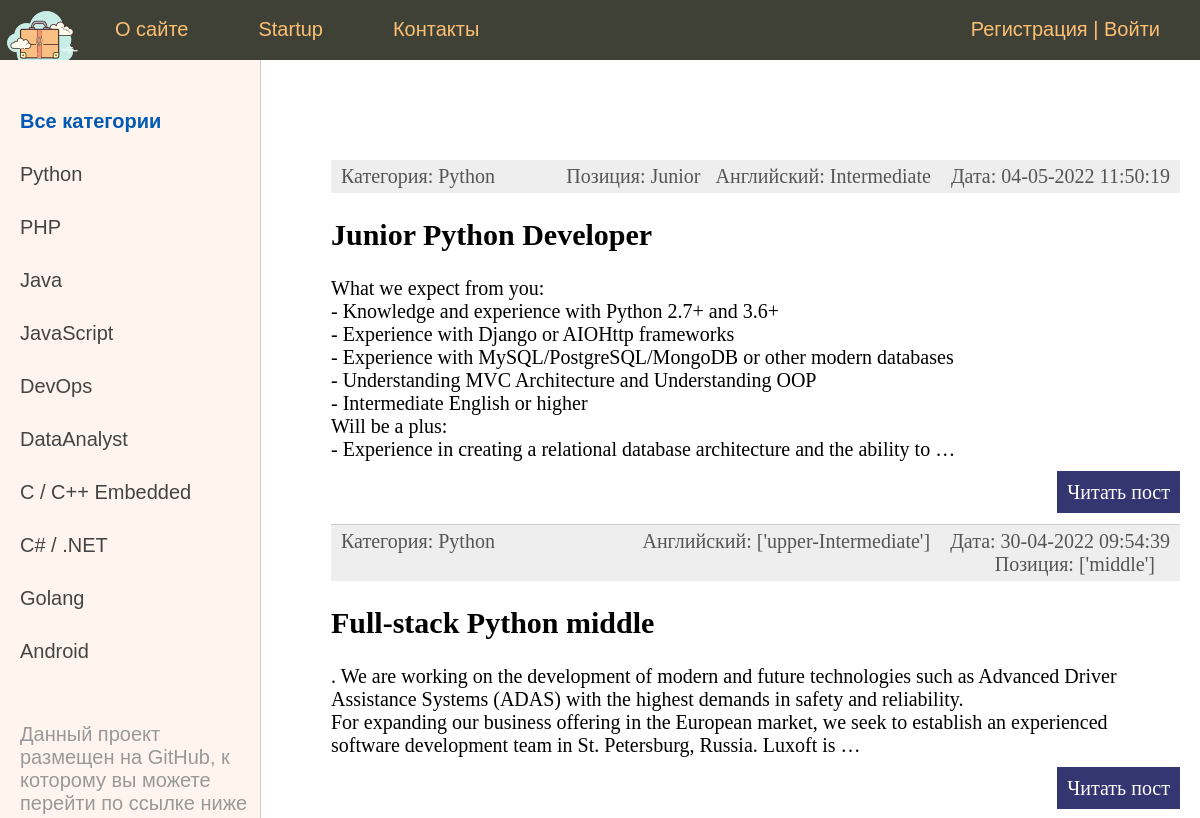
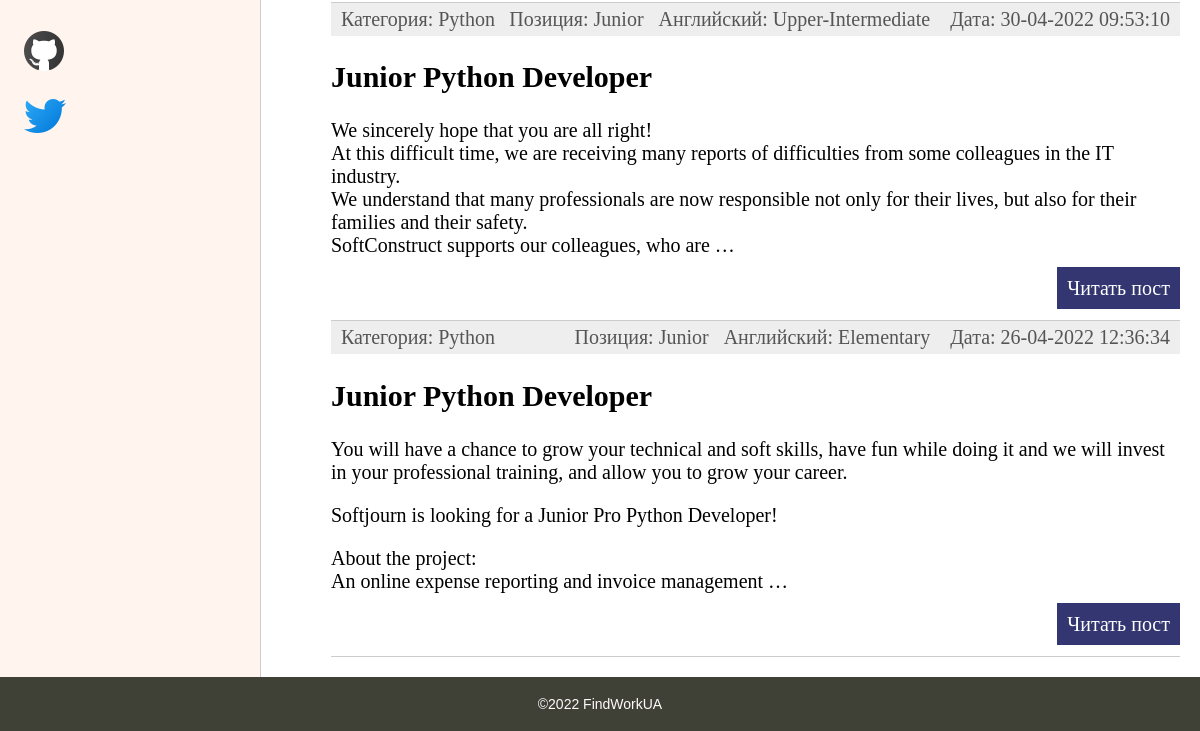
The app's page /, older data (2 pictures, top to bottom).
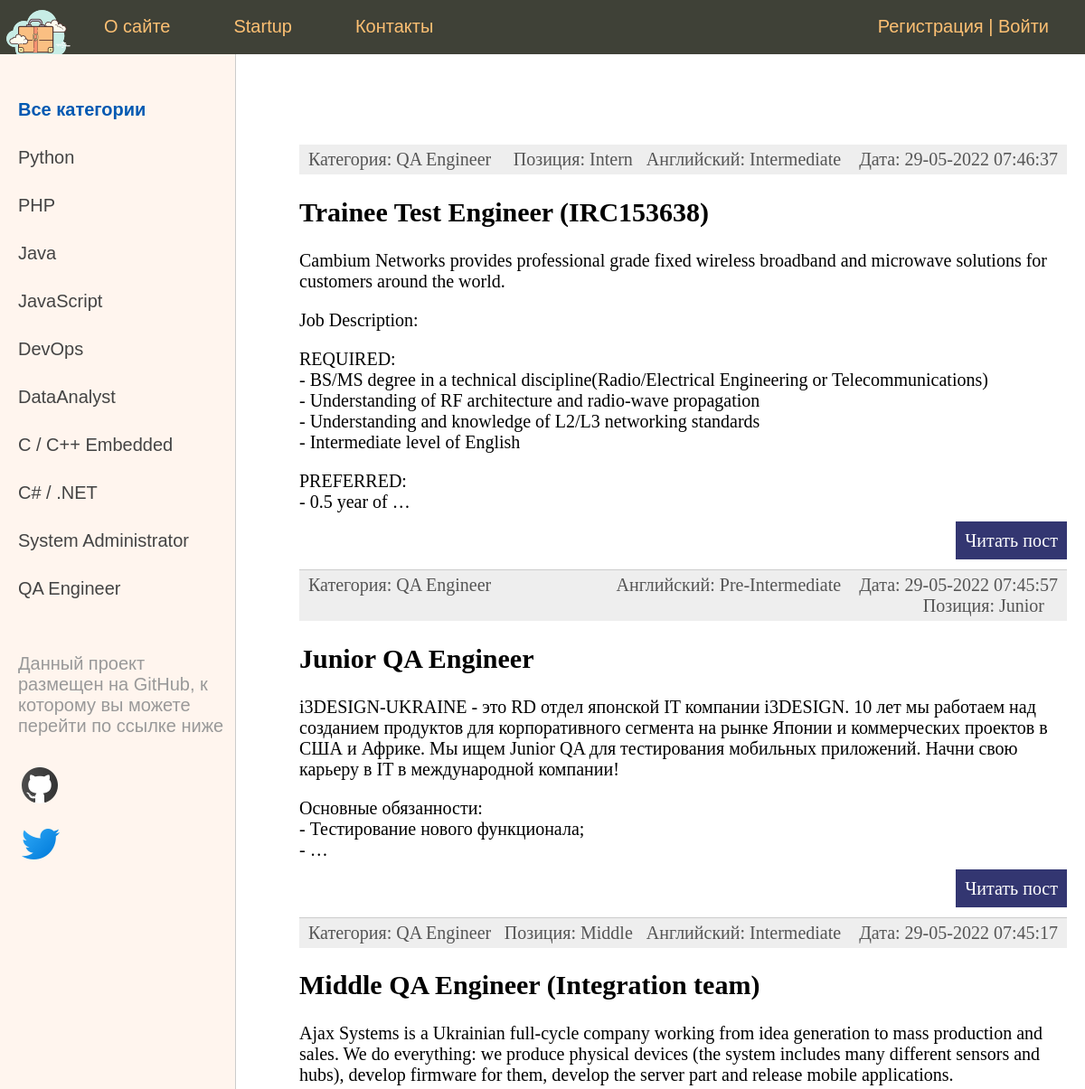
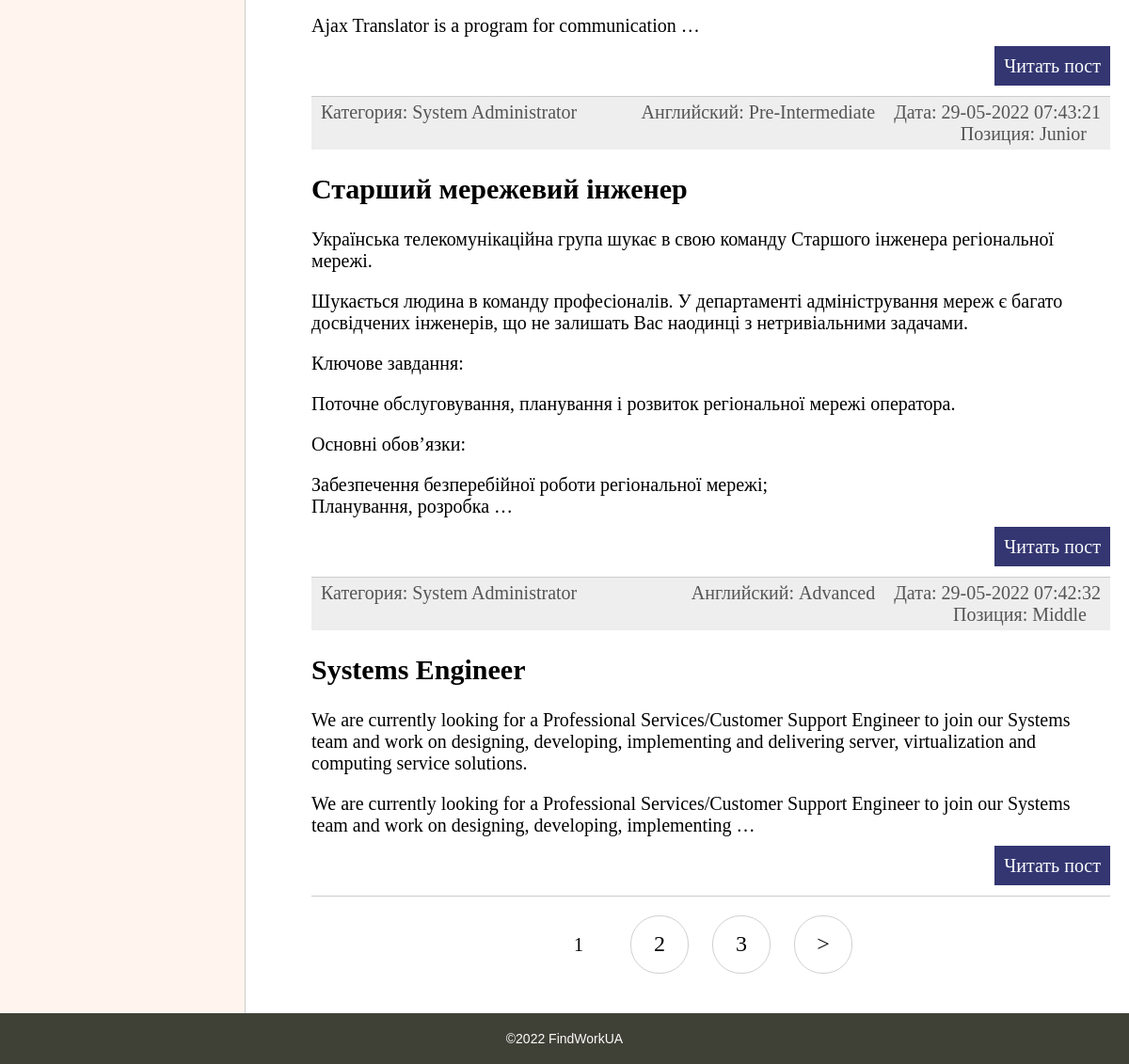
The same page, newer data (2 pictures, top to bottom).
### searcherapp/models.py (models this page shows, shortened)
class Category(models.Model):
    name = models.CharField(max_length=100, db_index=True)
    slug = models.SlugField(max_length=255, db_index=True, unique=True, verbose_name='URL')
    def __str__(self):
        return self.name
    def get_absolute_url(self):
        return reverse('category', kwargs={'cat_slug': self.slug})

class Vacancy(models.Model):
    class Rating(models.TextChoices):
        INTERN = 'Intern', _('Intern')
        JUNIOR = 'Junior', _('Junior')
        MIDDLE = 'Middle', _('Middle')
        SENIOR = 'Senior', _('Senior')
    years_in_work = models.CharField(
        max_length=50,
        choices=Rating.choices,
        default=Rating.JUNIOR,
        blank=True,
        null=True,
    )
    title = models.CharField(max_length=255)
    slug = models.SlugField(max_length=255, db_index=True, unique=True, verbose_name='URL')
    content = models.TextField()
    about_company = models.CharField(max_length=255, null=True)
    ELEMENTARY = 'Elementary'
    PRE_INTERMEDIATE = 'Pre-Intermediate'
    INTERMEDIATE = 'Intermediate'
    UPPER_INTERMEDIATE = 'Upper-Intermediate'
    ADVANCED = 'Advanced'
    PROFICIENCY = 'Proficiency'
    LEVEL_ENGLISH = [
        (ELEMENTARY, 'Elementary'),
        (PRE_INTERMEDIATE, 'Pre-Intermediate'),
        (INTERMEDIATE, 'Intermediate'),
        (UPPER_INTERMEDIATE, 'Upper-Intermediate'),
        (ADVANCED, 'Advanced'),
        (PROFICIENCY, 'Proficiency'),
    ]
    level_english = models.CharField(
        max_length=50,
        choices=LEVEL_ENGLISH,
        default=ELEMENTARY,
        blank=True,
        null=True,
    )
    mail_address = models.EmailField(max_length=254, null=True)
    site_company = models.CharField( max_length=255, null=True)
    site_in_dou = models.CharField(max_length=255, null=True)
    time_created = models.DateTimeField(auto_now_add=True)
    time_update = models.DateTimeField(auto_now=True)
    is_published = models.BooleanField(default=True)
    cat = models.ForeignKey('Category', on_delete=models.PROTECT, null=True)
    def get_absolute_url(self):
        return reverse('post', kwargs={'post_slug': self.slug})
    class Meta:
        ordering = ['-time_created', 'title']

### searcherapp/views.py (the view)
# urls.py: path('', VacancyHome.as_view(), name='home'),
class VacancyHome(DataMixin, ListView):
    model = Vacancy
    template_name = 'searcherapp/index.html'
    context_object_name = 'posts'
    def get_context_data(self, *, object_list=None, **kwargs):
        context = super().get_context_data(**kwargs)
        c_def = self.get_user_context(title="Главная страница")
        return dict(list(context.items()) + list(c_def.items()))
    def get_queryset(self):
        return Vacancy.objects.filter(is_published=True)

### searcherapp/utils.py (called while the page is built)
    def get_user_context(self, **kwargs):
        context = kwargs
        cats = Category.objects.all()
        user_menu = menu.copy()
        if not self.request.user.is_authenticated:
            user_menu.pop(3)
            user_menu.pop(2)
        context['menu'] = user_menu
        context['cats'] = cats
        if 'cat_selected' not in context:
            context['cat_selected'] = 0
        return context

### searcherapp/templates/searcherapp/index.html (shortened to what this page needs)
{% extends 'searcherapp/base.html' %}
{% block content %}
<ul class="list-articles">
	{% for p in posts %}
			<li><div class="article-panel">
	<p class="first">Категория: {{p.cat}}</p>
	<p class="last">Дата: {{p.time_update|date:"d-m-Y H:i:s"}} </p>
	<p class="last">Английский: {{p.level_english}} &nbsp; &nbsp;</p>
				<p class="last">Позиция: {{p.years_in_work}}&nbsp; &nbsp;</p>
</div>
				<h2>{{p.title}}</h2>
	{% autoescape on %}
	{{p.content|linebreaks|truncatewords:50}}
	{% endautoescape %}
			<p class="link-read-post"><a href="{{ p.get_absolute_url }}">Читать пост</a></p>
			</li>
	{% endfor %}
{% if page_obj.has_other_pages %}
<nav class="list-pages">
	<ul>
		{% for p in paginator.page_range %}
		{% if page_obj.number == p %}
		<li class="page-num page-num-selected">{{ p }}</li>
		{% elif p >= page_obj.number|add:-2 and p <= page_obj.number|add:2 %}
		<li class="page-num">
			<a href="?page={{ p }}">{{ p }}</a>
		</li>
		{% endif %}
		{% endfor %}
		{% if page_obj.has_next %}
<li class="page-num">
	<a href="?page={{ page_obj.next_page_number }}">&gt;</a>
</li>
{% endif %}
	</ul>
</nav>
		{% endif %}
	</div>
{% endblock %}

### searcherapp/templates/searcherapp/base.html (shortened to what this page needs)
{% load static %}
{% load searcherapp_tags %}
<!DOCTYPE html>
<html>
<head>
	<link type="text/css" href="{% static 'searcherapp/css/style.css' %}" rel="stylesheet" />
</head>
<body>
<table class="table-page" border=0 cellpadding="0" cellspacing="0">
<tr><td valign=top>
{% block mainmenu %}
		<div class="header">
			<ul id="mainmenu" class="mainmenu">
			<li class="logo"><a href="{% url 'home' %}"><div class="logo"></div></a></li>
{% for m in menu %}
			<li><a href="{% url m.url_name %}">{{m.title}}</a></li>
{% endfor %}
				{% if request.user.is_authenticated %}
				<li class="last">Вы вошли как - {{user.username}} | <a href="{% url 'logout' %}">Выйти</a></li>
				{% else %}
				<li class="last"><a href="{% url 'register' %}">Регистрация</a> | <a href="{% url 'login' %}">Войти</a></li>
				{% endif %}
			</ul>
		</div>
{% endblock mainmenu %}
<table class="table-content" border=0 cellpadding="0" cellspacing="0">
<tr>
	<td valign="top" class="left-chapters">
	<ul id="leftchapters">
{% if cat_selected == 0 %}
		<li class="selected"><h4>Все категории</h4></li>
{% else %}
		<li><a href="{% url 'home' %}"><h4>Все категории</h4></a></li>
{% endif %}
{% for c in cats %}
	{% if c.pk == cat_selected %}
		<li class="selected">{{c.name}}</li>
		{% else %}
		<li><a href="{{ c.get_absolute_url }}">{{c.name}}</a></li>
	{% endif %}
{% endfor %}
		<li class="share">
		<p>Данный проект размещен на GitHub, к которому вы можете перейти по ссылке ниже</p>
		<a class="share-yt" href="https://github.com/Denislvm/work_searches_app" target="_blank" rel="nofollow"></a>
		<a class="twitter" href="https://twitter.com/denislvm69" target="_blank" rel="nofollow"></a>
		</li>
	</ul>
</td>
<td valign="top" class="content">
	<div class="content-text">
{% block content %}
{% endblock %}
</td></tr></table>
</td></tr>
<tr><td valign=top>
	<div id="footer">
		<p align="center"> ©2022 FindWorkUA</p>
	</div>
</td></tr></table>
</body>
</html>

Row changes from the older to the newer data that the page shows:
removed Category: name "Golang"
removed Category: name "Android"
no longer on this page (row unchanged): Vacancy: cat "Python", time_update "04-05-2022 11:50:19", level_english "Intermediate", years_in_work "Junior", title "Junior Python Developer", content "What we expect from you: - Knowledge and experience with Python 2.7+ and 3.6+ - Experience with Django or AIOHttp frameworks - Experience with MySQL/PostgreSQL/MongoDB or other modern databases - Understanding MVC Architecture and Understanding OOP - Intermediate English or higher Will be a plus: - Experience in creating a relational database architecture and the ability to …"
no longer on this page (row edited): Vacancy: cat "Python", time_update "30-04-2022 09:54:39", level_english "['upper-Intermediate']", years_in_work "['middle']", title "Full-stack Python middle", content ". We are working on the development of modern and future technologies such as Advanced Driver Assistance Systems (ADAS) with the highest demands in safety and reliability. For expanding our business offering in the European market, we seek to establish an experienced software development team in St. Petersburg, Russia. Luxoft is …"
no longer on this page (row unchanged): Vacancy: cat "Python", time_update "30-04-2022 09:53:10", level_english "Upper-Intermediate", years_in_work "Junior", title "Junior Python Developer", content "We sincerely hope that you are all right! At this difficult time, we are receiving many reports of difficulties from some colleagues in the IT industry. We understand that many professionals are now responsible not only for their lives, but also for their families and their safety. SoftConstruct supports our colleagues, who are …"
no longer on this page (row unchanged): Vacancy: cat "Python", time_update "26-04-2022 12:36:34", level_english "Elementary", years_in_work "Junior", title "Junior Python Developer", content "You will have a chance to grow your technical and soft skills, have fun while doing it and we will invest in your professional training, and allow you to grow your career. Softjourn is looking for a Junior Pro Python Developer! About the project: An online expense reporting and invoice management …"
added Category: name "System Administrator"
added Category: name "QA Engineer"
added Vacancy: cat "QA Engineer", time_update "29-05-2022 07:46:37", level_english "Intermediate", years_in_work "Intern", title "Trainee Test Engineer (IRC153638)", content "Cambium Networks provides professional grade fixed wireless broadband and microwave solutions for customers around the world. Job Description: REQUIRED: - BS/MS degree in a technical discipline(Radio/Electrical Engineering or Telecommunications) - Understanding of RF architecture and radio-wave propagation - Understanding and knowledge of L2/L3 networking standards - Intermediate level of English PREFERRED: - 0.5 year of …"
added Vacancy: cat "QA Engineer", time_update "29-05-2022 07:45:57", level_english "Pre-Intermediate", years_in_work "Junior", title "Junior QA Engineer", content "i3DESIGN-UKRAINE - это RD отдел японской IT компании i3DESIGN. 10 лет мы работаем над созданием продуктов для корпоративного сегмента на рынке Японии и коммерческих проектов в США и Африке. Мы ищем Junior QA для тестирования мобильных приложений. Начни свою карьеру в IT в международной компании! Основные обязанности: - Тестирование нового функционала; - …"
added Vacancy: cat "QA Engineer", time_update "29-05-2022 07:45:17", level_english "Intermediate", years_in_work "Middle", title "Middle QA Engineer (Integration team)", content "Ajax Systems is a Ukrainian full-cycle company working from idea generation to mass production and sales. We do everything: we produce physical devices (the system includes many different sensors and hubs), develop firmware for them, develop the server part and release mobile applications. Ajax Translator is a program for communication …"
added Vacancy: cat "System Administrator", time_update "29-05-2022 07:43:21", level_english "Pre-Intermediate", years_in_work "Junior", title "Старший мережевий інженер", content "Українська телекомунікаційна група шукає в свою команду Старшого інженера регіональної мережі. Шукається людина в команду професіоналів. У департаменті адміністрування мереж є багато досвідчених інженерів, що не залишать Вас наодинці з нетривіальними задачами. Ключове завдання: Поточне обслуговування, планування і розвиток регіональної мережі оператора. Основні обов’язки: Забезпечення безперебійної роботи регіональної мережі; Планування, розробка …"
added Vacancy: cat "System Administrator", time_update "29-05-2022 07:42:32", level_english "Advanced", years_in_work "Middle", title "Systems Engineer", content "We are currently looking for a Professional Services/Customer Support Engineer to join our Systems team and work on designing, developing, implementing and delivering server, virtualization and computing service solutions. We are currently looking for a Professional Services/Customer Support Engineer to join our Systems team and work on designing, developing, implementing …"
Text that changed along with them:
new list line: "1"
new list line: "2"
new list line: "3"
